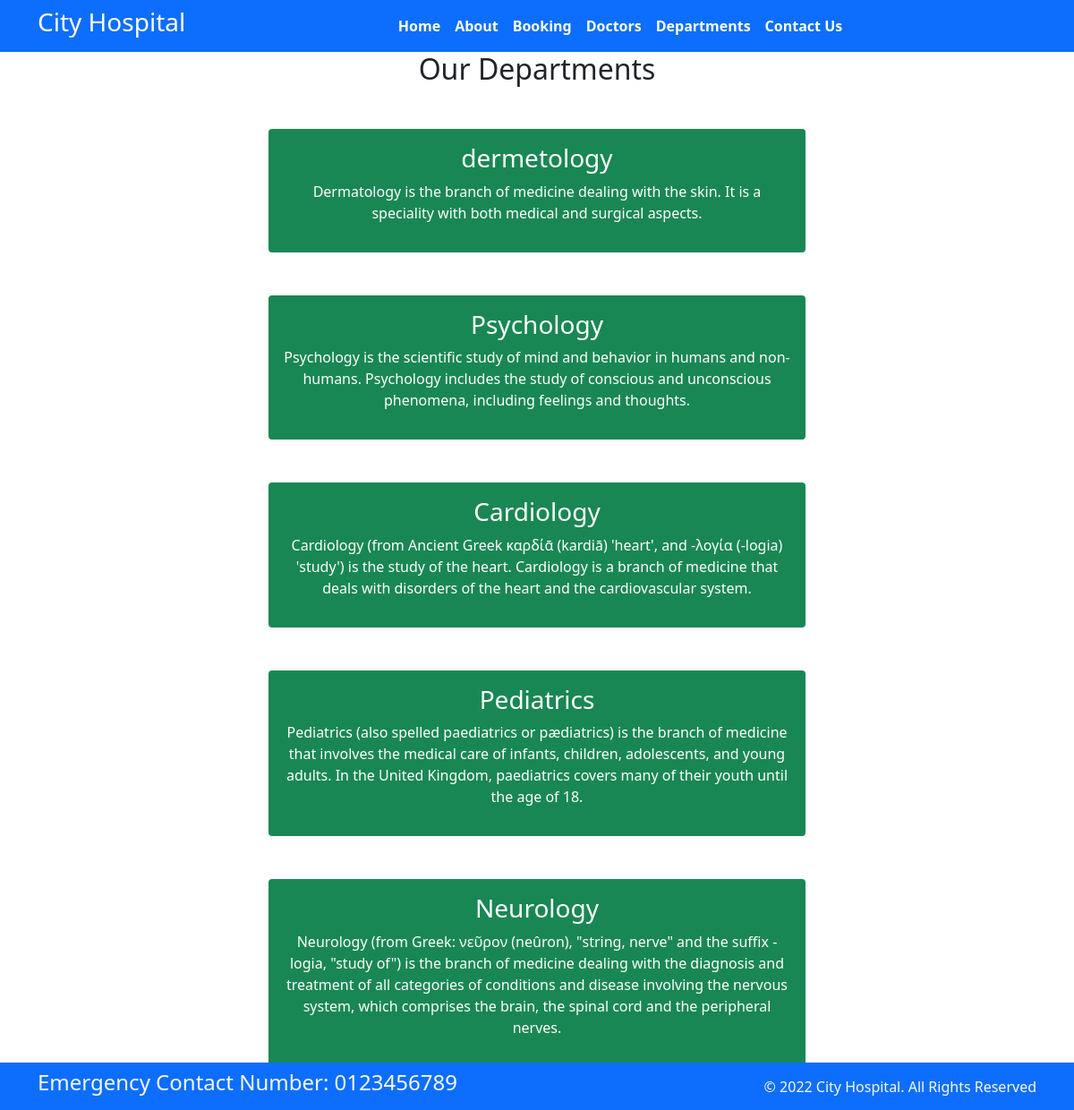
Page /department/ on the committed database.
### booking/models.py (models this page shows)
class Departments(models.Model):
    dep_name = models.CharField(max_length=100)
    dep_decription = models.TextField()

### booking/views.py (the view)
# urls.py: path('department/',views.department,name = 'department'),
def department(request):
    dict_dept = {
        'dept': Departments.objects.all()
    }
    return render(request,'department.html',dict_dept)

### booking/templates/department.html (shortened to what this page needs)
{% extends 'base.html' %}
{% block content %}
<h2 class=" text-center">Our Departments</h2>
{% for d in dept %}
<div class="mx-auto w-50 bg-success text-center text-white p-3 my-5 border-warning rounded">
    <h3>{{d.dep_name}}</h3>
    <p>{{d.dep_decription}}</p>
</div>
{% endfor  %}
{% endblock %}

### booking/templates/base.html (shortened to what this page needs)
{% load static %}
<!DOCTYPE html>
<html>
  <head>
    <link rel="stylesheet"
      href=" https://cdn.jsdelivr.net/npm/bootstrap@5.1.3/dist/css/bootstrap.min.css ">
    <link rel="stylesheet"
      href="https://use.fontawesome.com/releases/v5.2.0/css/all.css">
      <link rel="stylesheet"
      href="{% static '/css/style.css' %}">
  </head>
  <body>
    <nav class="navbar bg-primary navbar-expand-md ">
      <div class="container">
        <div class="col-2 text-left pl-md-0">
          <h3 class="text-white"> City Hospital </h3>
        </div>
        <div
          class="collapse navbar-collapse justify-content-center col-md-8 navbar-collapse-3">
          <ul class="navbar-nav justify-content-center  fw-bold">
            <li class="nav-item active">
              <a class="nav-link text-white" href="{% url 'home' %}">Home </a>
            </li>
            <li class="nav-item">
              <a class="nav-link text-white" href="{% url 'about' %}">About</a>
            </li>
            <li class="nav-item">
              <a class="nav-link text-white" href="{% url 'booking' %}">Booking</a>
            </li>
            <li class="nav-item">
              <a class="nav-link text-white" href="{% url 'doctors' %}">Doctors</a>
            </li>
			 <li class="nav-item">
              <a class="nav-link text-white" href="{% url 'department' %}">Departments</a>
            </li>
            <li class="nav-item">
              <a class="nav-link text-white" href="{% url 'contact' %}">Contact Us</a>
            </li>
          </ul>
        </div>
      </div>
    </nav>
    {% block content %} {% endblock %}
    <section class="fixed-bottom">
      <footer class="pt-2 pb-2  bg-primary text-light">
        <div class="container">
          <div class="row align-items-center">
            <div class="col-12 col-md-8">
              <h4>Emergency Contact Number: 0123456789</h4>
            </div>
            <div class="col-12 col-md-4 mt-4 mt-md-0 text-center text-md-end">
              © 2022 City Hospital. All Rights Reserved
            </div>
          </div>
        </div>
      </footer>
    </section>
  </body>
</html>

### rows in the picture
Departments: dep_name "dermetology", dep_decription "Dermatology is the branch of medicine dealing with the skin. It is a speciality with both medical and surgical aspects."
Departments: dep_name "Psychology", dep_decription "Psychology is the scientific study of mind and behavior in humans and non-humans. Psychology includes the study of conscious and unconscious phenomena, including feelings and thoughts."
Departments: dep_name "Cardiology", dep_decription "Cardiology (from Ancient Greek καρδίᾱ (kardiā) 'heart', and -λογία (-logia) 'study') is the study of the heart. Cardiology is a branch of medicine that deals with disorders of the heart and the cardiovascular system."
Departments: dep_name "Pediatrics", dep_decription "Pediatrics (also spelled paediatrics or pædiatrics) is the branch of medicine that involves the medical care of infants, children, adolescents, and young adults. In the United Kingdom, paediatrics covers many of their youth until the age of 18."
Departments: dep_name "Neurology", dep_decription "Neurology (from Greek: νεῦρον (neûron), \"string, nerve\" and the suffix -logia, \"study of\") is the branch of medicine dealing with the diagnosis and treatment of all categories of conditions and disease involving the nervous system, which comprises the brain, the spinal cord and the peripheral nerves."
